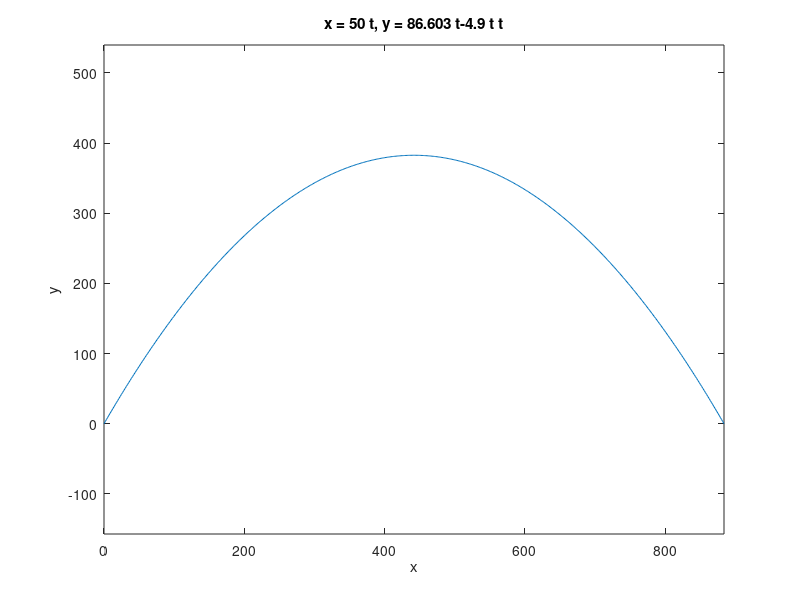

Source code (MATLAB):
%Guia de problemas 2, ejercicio 9

%Tiro en 2D de un "canion"

%% Primer caso, ang = pi/3 y v0 = 100 m/s.

% Ecuaciones de movimiento horizontal y vertical parametrizadas en t (tiempo).
%% x = cos(ang) * v0 * t
%% y = sen(ang) * v0 * t - (g/2) * t^2
%%
%% a = cos(ang) * v0
%% b = sen(ang) * v0
%% c = g/2

a = 50;
b = 86.603;
c = 4.9;

ezplot('50*t','86.603*t-4.9*t*t',[0,17.674])
